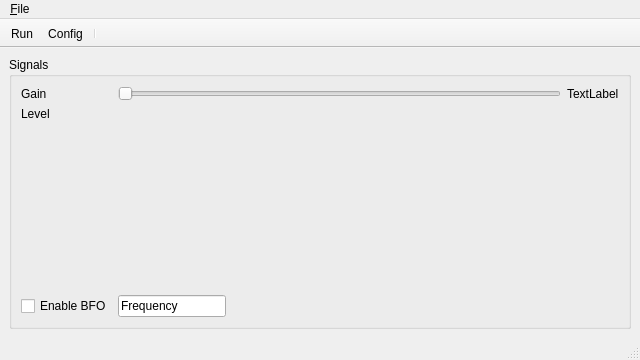
<?xml version="1.0" encoding="UTF-8"?>
<ui version="4.0">
    <class>Main</class>
    <widget class="QMainWindow" name="mainWindow">
        <property name="geometry">
            <rect>
                <x>0</x>
                <y>0</y>
                <width>640</width>
                <height>360</height>
            </rect>
        </property>
        <property name="windowTitle">
            <string>Audio Receiver</string>
        </property>
        <widget class="QWidget" name="centralwidget">
            <layout class="QGridLayout" name="gridLayout" rowstretch="0">
                <item row="0" column="0">
                    <widget class="QGroupBox" name="groupBox">
                        <property name="title">
                            <string>Signals</string>
                        </property>
                        <layout class="QGridLayout" name="gridLayout_2" rowstretch="0,0,1,0" columnstretch="0,0,1,0">
                            <item row="0" column="0">
                                <widget class="QLabel" name="gainLabel">
                                    <property name="text">
                                        <string>Gain</string>
                                    </property>
                                </widget>
                            </item>
                            <item row="0" column="1" colspan="2">
                                <widget class="QSlider" name="gainSlider">
                                    <property name="orientation">
                                        <enum>Qt::Horizontal</enum>
                                    </property>
                                </widget>
                            </item>
                            <item row="0" column="3">
                                <widget class="QLabel" name="gainValue">
                                    <property name="text">
                                        <string>TextLabel</string>
                                    </property>
                                </widget>
                            </item>
                            <item row="1" column="0">
                                <widget class="QLabel" name="vuMeterlabel">
                                    <property name="text">
                                        <string>Level</string>
                                    </property>
                                </widget>
                            </item>
                            <item row="1" column="1" colspan="3">
                                <widget class="QStackedWidget" name="vuMeterStackedWidget"/>
                            </item>
                            <item row="2" column="0" colspan="4">
                                <widget class="QStackedWidget" name="waterfallStackedWidget"/>
                            </item>
                            <item row="3" column="0">
                                <widget class="QCheckBox" name="bfoCheckBox">
                                    <property name="text">
                                        <string>Enable BFO</string>
                                    </property>
                                </widget>
                            </item>
                            <item row="3" column="1">
                                <widget class="QLineEdit" name="bfoFrequenctValue">
                                    <property name="text">
                                        <string>Frequency</string>
                                    </property>
                                </widget>
                            </item>
                        </layout>
                        <zorder>bfoCheckBox</zorder>
                        <zorder>waterfallStackedWidget</zorder>
                        <zorder>vuMeterlabel</zorder>
                        <zorder>vuMeterStackedWidget</zorder>
                        <zorder>gainLabel</zorder>
                        <zorder>gainSlider</zorder>
                        <zorder>gainValue</zorder>
                        <zorder>bfoFrequenctValue</zorder>
                    </widget>
                </item>
            </layout>
        </widget>
        <widget class="QMenuBar" name="menubar">
            <property name="geometry">
                <rect>
                    <x>0</x>
                    <y>0</y>
                    <width>640</width>
                    <height>29</height>
                </rect>
            </property>
            <widget class="QMenu" name="menu_File">
                <property name="title">
                    <string>&amp;File</string>
                </property>
                <addaction name="actionRun"/>
                <addaction name="actionConfig"/>
                <addaction name="separator"/>
                <addaction name="actionExit"/>
            </widget>
            <addaction name="menu_File"/>
        </widget>
        <widget class="QStatusBar" name="statusBar"/>
        <widget class="QToolBar" name="toolBar">
            <property name="windowTitle">
                <string>toolBar</string>
            </property>
            <property name="movable">
                <bool>false</bool>
            </property>
            <property name="allowedAreas">
                <set>Qt::TopToolBarArea</set>
            </property>
            <property name="floatable">
                <bool>false</bool>
            </property>
            <attribute name="toolBarArea">
                <enum>TopToolBarArea</enum>
            </attribute>
            <attribute name="toolBarBreak">
                <bool>false</bool>
            </attribute>
            <addaction name="actionRun"/>
            <addaction name="actionConfig"/>
            <addaction name="separator"/>
        </widget>
        <action name="actionExit">
            <property name="text">
                <string>E&amp;xit</string>
            </property>
        </action>
        <action name="actionConfig">
            <property name="text">
                <string>&amp;Config</string>
            </property>
        </action>
        <action name="actionRun">
            <property name="checkable">
                <bool>true</bool>
            </property>
            <property name="text">
                <string>&amp;Run</string>
            </property>
        </action>
    </widget>
    <resources/>
    <connections/>
</ui>
